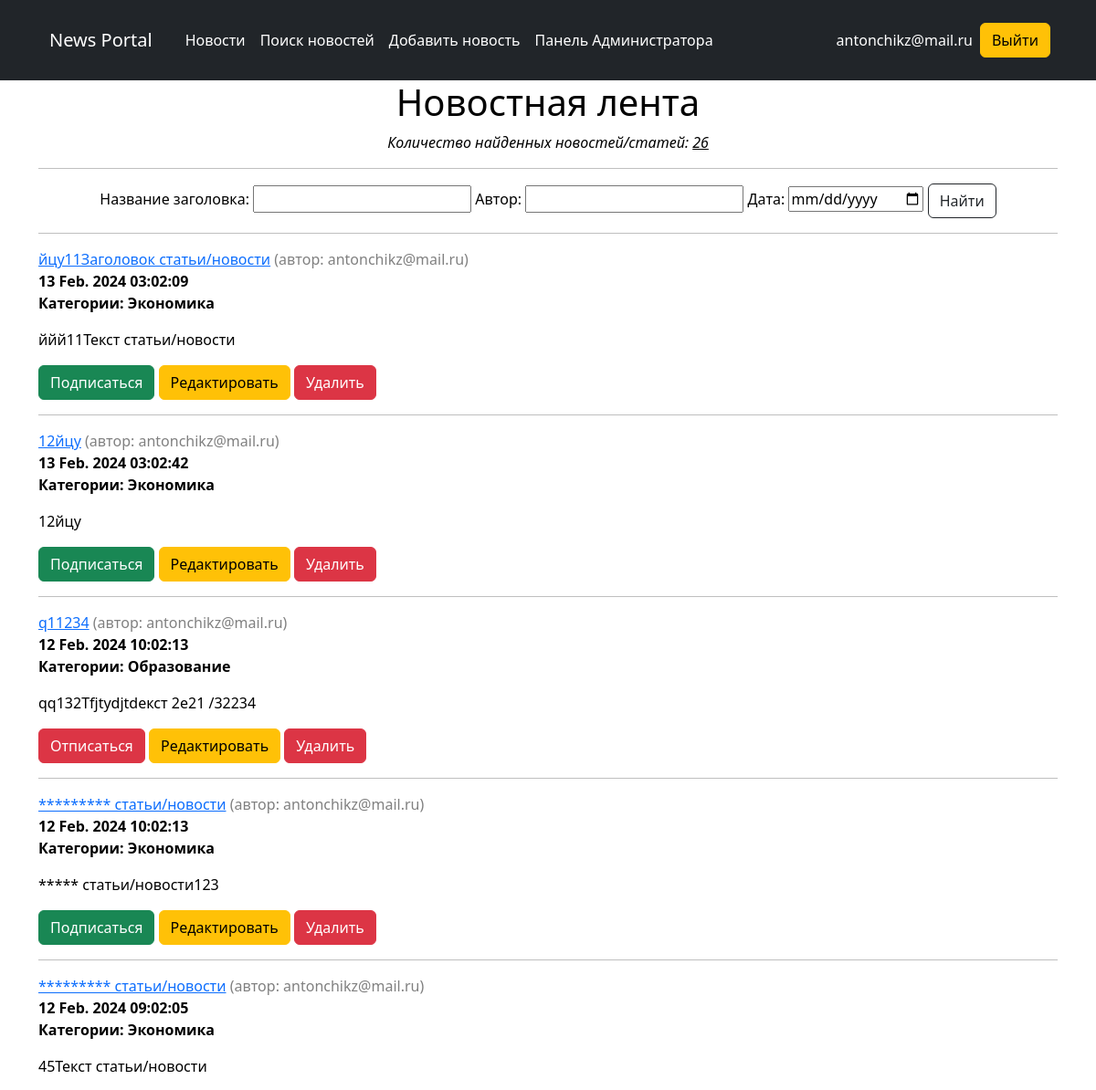
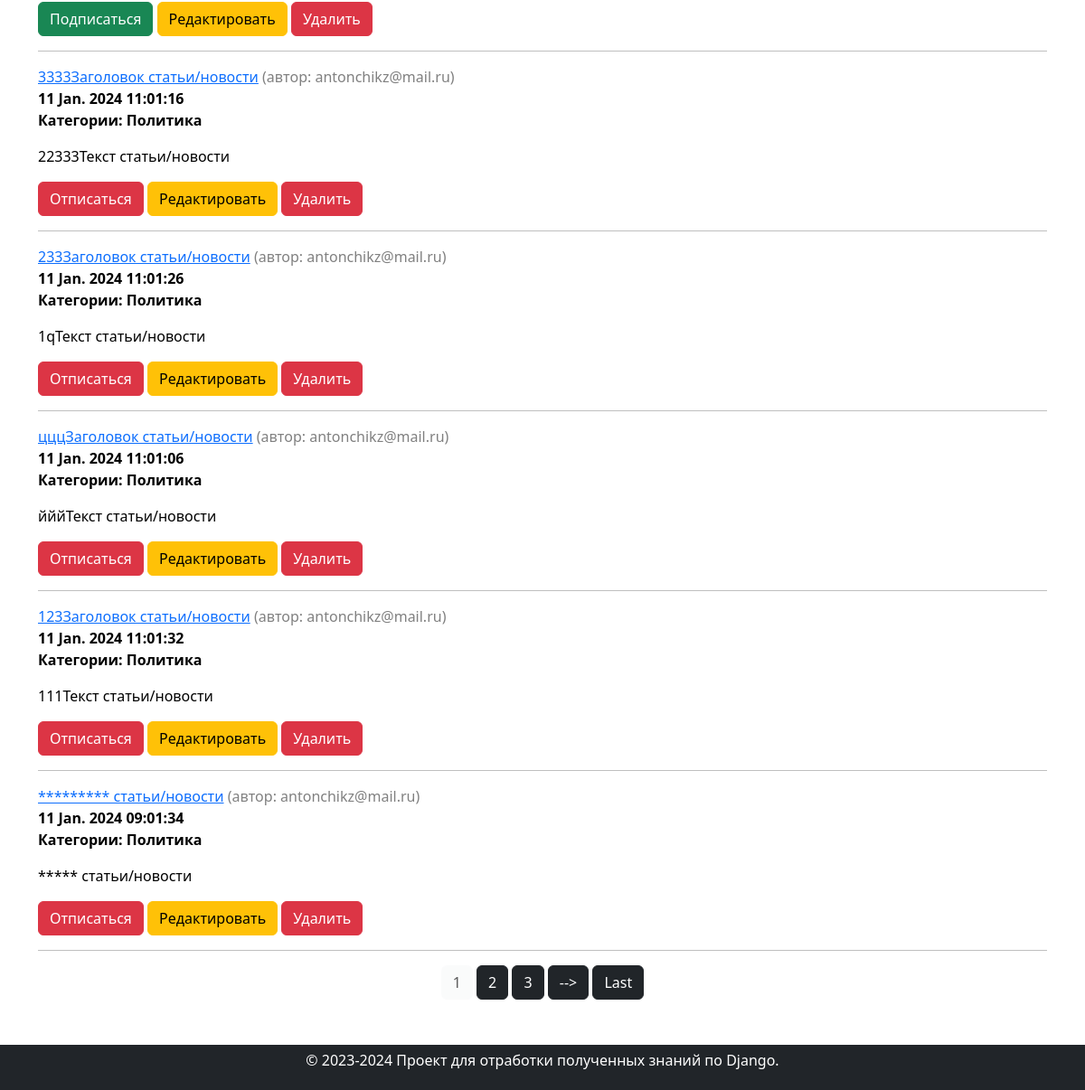
/search/ (signed in), run on the app's committed database (2 pictures, top to bottom).
### news/models.py (models this page shows, shortened)
class Post(models.Model):
    article = 'AR'
    news = 'NE'
    POSITIONS = [
        (article, 'Статья'),
        (news, 'Новости'),
    ]
    author = models.ForeignKey(Author, on_delete=models.CASCADE)  # связь «один ко многим» с моделью Author
    choose_news = models.CharField(max_length=2, choices=POSITIONS)
    datetime_post = models.DateTimeField(auto_now_add=True)
    category = models.ManyToManyField(Category, through='PostCategory')  # связь «многие ко многим» с моделью Category
    title = models.CharField(max_length=255, default='Заголовок статьи/новости')
    text = models.TextField(default='Текст статьи/новости')
    rating = models.IntegerField(default=0)

class Author(models.Model):
    user = models.OneToOneField(User, on_delete=models.CASCADE)
    rating = models.IntegerField(default=0)
    def __str__(self):
        return f'{self.user}'

class Category(models.Model):
    name = models.CharField(max_length=255, unique=True)
    subscriber = models.ManyToManyField(User, related_name='categories')
    def __str__(self):
        return self.name

### news/views.py (the view)
# urls.py: path('search/', cache_page(60*1)(PostsSearchList.as_view()), name='post_search'),
class PostsSearchList(LoginRequiredMixin, PermissionRequiredMixin, ListView):
    model = Post
    ordering = '-datetime_post'
    template_name = 'news/search.html'
    context_object_name = 'news'
    paginate_by = 10
    permission_required = ('news.view_post',)
    def get_queryset(self):
        self.queryset = PostFilter(self.request.GET, queryset=super().get_queryset())
        return self.queryset.qs
    def get_context_data(self, **kwargs):
        context = super().get_context_data(**kwargs)
        context['filter'] = self.queryset
        return context

### news/current_time.py (called while the page is built)
def get_current_time(request):
    return {'current_time': datetime.now()}

### news/templatetags/custom_filters.py (called while the page is built)
def clear_str(word: str) -> str:
    ss = map(lambda x: x if x not in punctuation else "", word)
    result = ''.join(ss)
    return result.lower()

@register.filter()
def censor(value: str) -> str:
    try:
        if type(value) == str:
            result = map(lambda word: '*' * len(word) if clear_str(word) in PI_WORDS else word, value.split())
            text = ' '.join(result)
        else:
            raise TypeError
    except TypeError as e:
        print(f'Необходимо передавать тип данных str, вместо этого получаем {type(value)}')
    else:
        return text

### news/templatetags/custom_tags.py (called while the page is built)
@register.simple_tag(takes_context=True)
def url_replace(context, **kwargs):
    d = context['request'].GET.copy()
    for k, v in kwargs.items():
        d[k] = v
    return d.urlencode()

### templates/news/search.html (shortened to what this page needs)
{% extends 'flatpages/default.html' %}
{% load custom_filters %}
{% block content %}
    <div style="text-align: center;">
        <h1>Новостная лента</h1>
        {% if news %}
            <p><i>Количество найденных новостей/статей: <u>{{filter.qs|length}}</u></i></p>
            <hr>
            <form  method="GET">
                {{ filter.form }}
                <input type="submit" class="btn btn-outline-dark" value="Найти">
            </form>
            <hr>
    </div>
        {% for val in news %}
            <div style="text-align: left;">
                <a href="{% url 'post_detail' val.id %}">{{ val.title|censor }}</a>
                <span style="color: gray;">(автор: {{val.author}})</span>
                <br>
                <b>{{ val.datetime_post|date:'d M. Y h:m:s' }}</b>
                <p><b>Категории:
                    {% for cat in val.category.all%}
                        {{cat|title}}
                    {% endfor %}
                </b></p>
                <p>{{ val.text|truncatechars:50|censor }}</p>
                {% if request.user in val.category.first.subscriber.all%}
                    <a class="btn btn-danger" href="{% url 'category_unsubscribe' val.postcategory_set.first.category.pk %}" role="button">Отписаться</a>
                {% else %}
                    <a class="btn btn-success" href="{% url 'category_subscribe' val.postcategory_set.first.category.pk %}" role="button">Подписаться</a>
                {% endif %}
                {% if request.user.author%}
                    <a class="btn btn-warning" href="{% url 'post_update' val.id %}" role="button">Редактировать</a>
                    <a class="btn btn-danger" href="{% url 'post_delete' val.id %}" role="button">Удалить</a>
                {% else %}
                   <span style="color: gray;">Авторы могу редактировать и удалять статьи.</span>
                {% endif %}
            </div>
            <hr>
        {% endfor %}
    {% else %}
        <h2>Статей нет!</h2>
    {% endif %}
{% include "flatpages/paginate.html" %}
{% endblock content %}

### templates/flatpages/default.html (shortened to what this page needs)
<!DOCTYPE html>
{% load i18n %}
{% load tz %}
<html lang="en">
<head>
    {% load static %}
    <link href="{% static 'css/styles.css' %}" rel="stylesheet"/>
    <link rel="stylesheet" href="https://cdn.jsdelivr.net/npm/bootstrap-icons@1.11.2/font/bootstrap-icons.min.css">
    {% include 'flatpages/current_time.html' %}
</head>
<body>
<header class="p-3 text-bg-dark">
    <div class="container">
        <nav class="d-flex flex-wrap align-items-center justify-content-center justify-content-lg-start">
            <nav class="navbar bg-body-tertiary">
                <div class="container-fluid">
                    <a class="navbar-brand text-white text-start ms-0" href="/">
                        News Portal
                    </a>
                </div>
            </nav>
            <ul class="nav col-12 col-lg-auto me-lg-auto mb-2 justify-content-center mb-md-0 text-center">
                <li><a href="{% url 'news'%}" class="nav-link px-2 text-white">Новости</a></li>
                <li><a href="{% url 'post_search'%}" class="nav-link px-2 text-white">Поиск новостей</a></li>
                <li><a href="{% url 'post_create'%}" class="nav-link px-2 text-white">Добавить новость</a></li>
                <li><a href="/admin/" class="nav-link px-2 text-white">Панель Администратора</a></li>
            </ul>
            <div class="text-end d-flex align-items-center">
                {% if request.user.username %}
                <a href="{% url 'personal_account' pk=request.user.id %}"
                   class="link-body-emphasis text-decoration-none show me-2 text-white"
                   data-bs-toggle="dropdown" aria-expanded="true">
                    {{ request.user.username }}
                </a>
                <a href="/accounts/logout/" class="btn btn-warning me-2">Выйти</a>
                {% else %}
                <a href="/accounts/login/" class="btn btn-outline-light me-2">Войти</a>
                <a href="/accounts/signup/" class="btn btn-warning">Регистрация</a>
                {% endif %}
            </div>
        </nav>
    </div>
</header>
<div class="container">
    <div class="row">
        <div class="col-lg-12">
            {% block content %}
            {% endblock content %}
        </div>
    </div>
</div>
{% include 'flatpages/back_to_top.html' %}
{% include 'flatpages/footer.html' %}
</body>
</html>

### templates/flatpages/current_time.html (shortened to what this page needs)
<!DOCTYPE html>
<html lang="en">
<head>
</head>
<body>
</body>
</html>

### templates/flatpages/paginate.html (shortened to what this page needs)
<!DOCTYPE html>
<html lang="en">
    <head>
        {% load static %}
        {% load custom_tags %}
        <link href="{% static 'css/styles.css' %}" rel="stylesheet" />
        {% include 'flatpages/current_time.html' %}
    </head>
    <body>
        <div style="text-align: center;">
            {% if is_paginated %}
                {% for num in page_obj.paginator.page_range %}
                    {% if page_obj.number == num %}
                        <button type="button" class="btn btn-light" disabled>{{ num }}</button>
                    {% elif num > page_obj.number|add:'-3' and num < page_obj.number|add:'3' %}
                        <a href="?{% url_replace page=num %}" class="btn btn-dark">{{ num }}</a>
                    {% endif %}
                {% endfor %}
                {% if page_obj.has_next %}
                    <a href="?{% url_replace page=page_obj.next_page_number %}" class="btn btn-dark">--></a>
                    <a href="?{% url_replace page=page_obj.paginator.num_pages %}" class="btn btn-dark">Last</a>
                {% endif %}
            {% endif %}
        </div>
    </body>
</html>

### templates/flatpages/back_to_top.html (shortened to what this page needs)
<!DOCTYPE html>
<html>
<head>
    <link rel="stylesheet" href="https://use.fontawesome.com/releases/v5.2.0/css/all.css">
</head>
<body>
</body>
</html>

### templates/flatpages/footer.html (shortened to what this page needs)
<!DOCTYPE html>
<html lang="en">
<head>
</head>
<body>
    <footer class="text-bg-dark">
        <p class="text-center text-body-secondary">© 2023-2024 Проект для отработки полученных знаний по Django.</p>
    </footer>
</body>
</html>

### templates/flatpages/footer.html (style rules this page uses)
footer { position: fixed; bottom: 0; width: 100%; height: 50px; background-color: black; color: white; display: flex; justify-content: center; align-items: center; }

### data on the page
Post: title|censor "йцу11Заголовок статьи/новости", author "antonchikz@mail.ru", datetime_post "13 Feb. 2024 03:02:09", text|censor "ййй11Текст статьи/новости", shows "Подписаться"
Category: name "Экономика"
Post: title|censor "12йцу", author "antonchikz@mail.ru", datetime_post "13 Feb. 2024 03:02:42", text|censor "12йцу", shows "Подписаться"
Post: title|censor "q11234", author "antonchikz@mail.ru", datetime_post "12 Feb. 2024 10:02:13", text|censor "qq132Тfjtydjtdекст 2e21 /32234", shows "Отписаться"
Category: name "Образование"
Post: title|censor "********* статьи/новости", author "antonchikz@mail.ru", datetime_post "12 Feb. 2024 10:02:13", text|censor "***** статьи/новости123", shows "Подписаться"
Post: title|censor "********* статьи/новости", author "antonchikz@mail.ru", datetime_post "12 Feb. 2024 09:02:05", text|censor "45Текст статьи/новости", shows "Подписаться"
Post: title|censor "3333Заголовок статьи/новости", author "antonchikz@mail.ru", datetime_post "11 Jan. 2024 11:01:16", text|censor "22333Текст статьи/новости", shows "Отписаться"
Category: name "Политика"
Post: title|censor "233Заголовок статьи/новости", author "antonchikz@mail.ru", datetime_post "11 Jan. 2024 11:01:26", text|censor "1qТекст статьи/новости", shows "Отписаться"
Post: title|censor "цццЗаголовок статьи/новости", author "antonchikz@mail.ru", datetime_post "11 Jan. 2024 11:01:06", text|censor "йййТекст статьи/новости", shows "Отписаться"
Post: title|censor "123Заголовок статьи/новости", author "antonchikz@mail.ru", datetime_post "11 Jan. 2024 11:01:32", text|censor "111Текст статьи/новости", shows "Отписаться"
Post: title|censor "********* статьи/новости", author "antonchikz@mail.ru", datetime_post "11 Jan. 2024 09:01:34", text|censor "***** статьи/новости", shows "Отписаться"

### other printed values
{{ request.user.username }} "antonchikz@mail.ru"
{{ filter.qs|length }} "26"
{{ num }} "1"
{{ num }} "2" "3"
